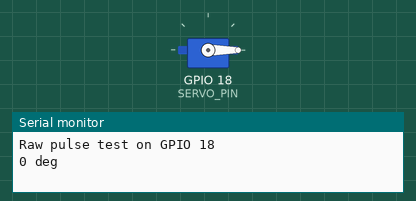
Recording of a sketch running on a simulated ESP32. Shown: servo, the last lines printed to the serial monitor. Wiring (inferred from the names in the program): servo: signal GPIO 18. Servo pulses on a pin are drawn as a servo (544–2400 µs = 0–180°).

Above: at 0.05 s.
At 3.0 s:
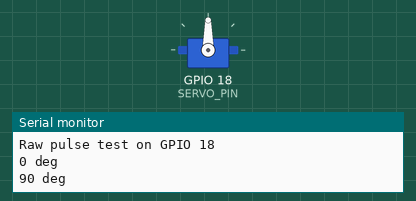
At 6.0 s:
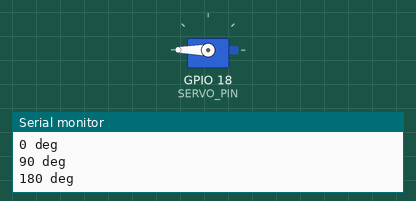
Timing chart, 0 to 7.8 s (numbered marks = the images above):
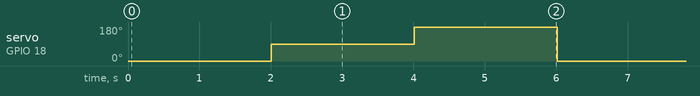

Measured:
- by itself, servo on GPIO 18 (SERVO_PIN): repeats every 6.0 s: 180° 2.0 s, 0° 2.0 s, 90° 2.0 s

The sketch:

servo_pulse_test.ino
```cpp
/*******************************************************************************
 * ResQBot - RAW SERVO PULSE TEST  (upload to the MAIN ESP32)
 * -----------------------------------------------------------------------------
 * Drives the servo with plain digitalWrite pulses - no PWM hardware, no
 * libraries, no Bluetooth. It swings between 0 and 180 degrees every 2 s.
 *
 *   - Servo moves here      -> servo + wiring are fine (tell Claude)
 *   - Servo still dead here -> it is power, wiring or a broken servo
 *
 * Change SERVO_PIN to try another pin (e.g. 13 or 14) with the signal wire.
 * Board: ESP32 Dev Module
 ******************************************************************************/
#include <Arduino.h>

#define SERVO_PIN 18

void pulseFor(int us, int ms) {           // send 50 Hz pulses for `ms`
  uint32_t start = millis();
  while (millis() - start < (uint32_t)ms) {
    digitalWrite(SERVO_PIN, HIGH);
    delayMicroseconds(us);
    digitalWrite(SERVO_PIN, LOW);
    delayMicroseconds(20000 - us);
  }
}

void setup() {
  Serial.begin(115200);
  pinMode(SERVO_PIN, OUTPUT);
  digitalWrite(SERVO_PIN, LOW);
  Serial.printf("Raw pulse test on GPIO %d\n", SERVO_PIN);
}

void loop() {
  Serial.println("0 deg");
  pulseFor(500, 2000);
  Serial.println("90 deg");
  pulseFor(1500, 2000);
  Serial.println("180 deg");
  pulseFor(2500, 2000);
}
```
